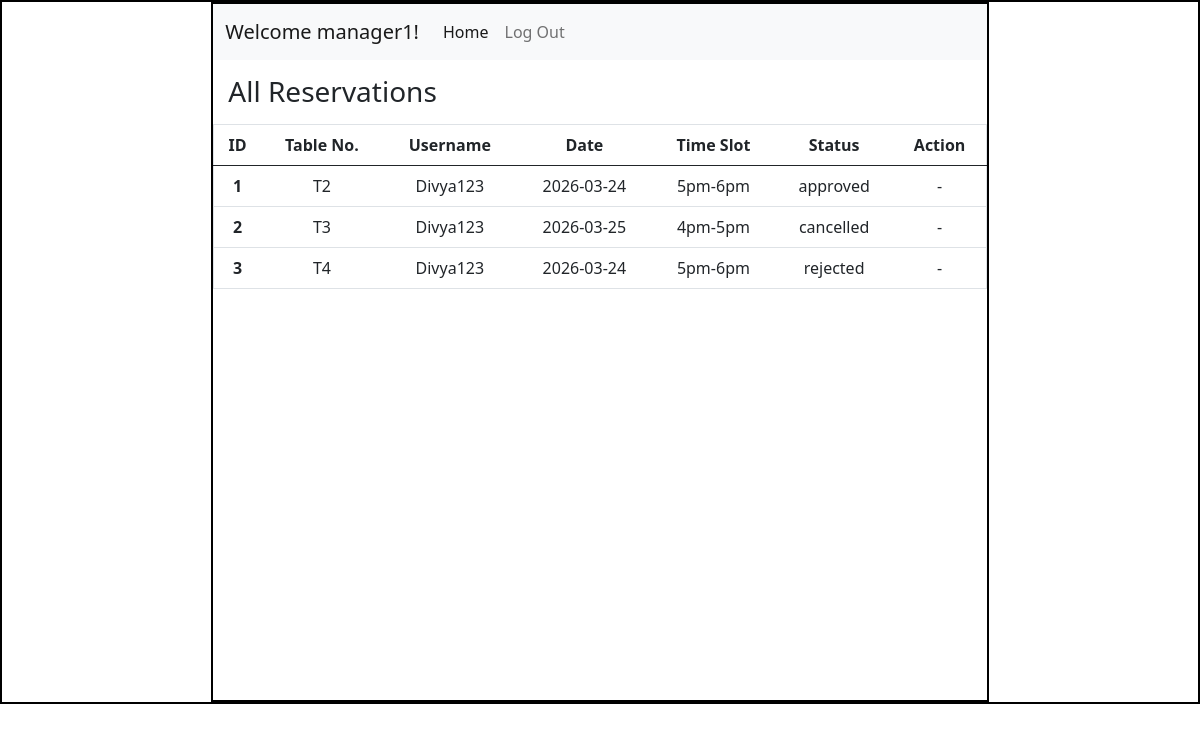
The app's page /manager/requests with its own data.
### application/models.py (models this page shows)
class User(db.Model):
  id = db.Column(db.Integer(), primary_key=True)
  username = db.Column(db.String(),unique=True, nullable=False)
  email = db.Column(db.String(),unique=True, nullable=False)
  password = db.Column(db.String(), nullable=False)
  role = db.Column(db.String(), nullable=False, default='customer')
  reservations = db.relationship("Reservation", backref="user")

class Reservation(db.Model):
  id = db.Column(db.Integer(), primary_key=True)
  user_id = db.Column(db.Integer(), db.ForeignKey('user.id'), nullable=False)
  table_id = db.Column(db.Integer(), db.ForeignKey('table.id'), nullable=False)
  date = db.Column(db.String(), nullable=False)
  time_slot = db.Column(db.String(), nullable=False)
  status = db.Column(db.String(), nullable=False, default='pending')

class Table(db.Model):
  id = db.Column(db.Integer(), primary_key=True)
  table_number = db.Column(db.String(), unique=True, nullable=False)
  capacity = db.Column(db.Integer(), nullable=False)
  location = db.Column(db.String(), nullable=False)
  status = db.Column(db.String(), nullable=False, default='available')
  reservations = db.relationship("Reservation", backref="table")

### application/controllers.py (the view)
@app.route("/manager/requests")
def m_requests():
  this_user = User.query.filter_by(role='manager').first()
  all_res = Reservation.query.all()
  return render_template("manager_request.html", this_user=this_user, all_res=all_res)

### templates/manager_request.html (shortened to what this page needs)
<!DOCTYPE html>
<html lang="en">
<head>
  <link rel="stylesheet" href="/static/style.css">
  <link href="https://cdn.jsdelivr.net/npm/bootstrap@5.0.2/dist/css/bootstrap.min.css" rel="stylesheet">
</head>
<body>
  <div id="main">
    <div id="canvas">
      <nav class="navbar navbar-expand-lg navbar-light bg-light">
      <div class="container-fluid">
      <a class="navbar-brand" href="#">Welcome {{this_user.username}}!</a>
      <div class="collapse navbar-collapse" id="navbarSupportedContent">
        <ul class="navbar-nav me-auto mb-2 mb-lg-0">
          <li class="nav-item">
            <a class="nav-link active" aria-current="page" href="/manager">Home</a>
          </li>
          <li class="nav-item">
            <a class="nav-link" href="/login">Log Out</a>
          </li>
        </ul>
       </div>
      </div>
      </nav>
      <div id="content">
        <h3 class="headings">All Reservations</h3>
        <table class="table text-center border">
          <thead>
            <tr>
              <th>ID</th>
              <th>Table No.</th>
              <th>Username</th>
              <th>Date</th>
              <th>Time Slot</th>
              <th>Status</th>
              <th>Action</th>
            </tr>
          </thead>
          <tbody>
            {% for res in all_res %}
            <tr>
              <th>{{res.id}}</th>
              <td>{{res.table.table_number}}</td>
              <td>{{res.user.username}}</td>
              <td>{{res.date}}</td>
              <td>{{res.time_slot}}</td>
              <td>{{res.status}}</td>
              <td>
                {% if res.status == "pending" %}
                <a href="/approve/{{res.id}}" class="btn btn-success mx-2">Approve</a>
                <a href="/reject/{{res.id}}" class="btn btn-danger">Reject</a>
                {% else %}
                   -
                {% endif %}
              </td>
            </tr>
            {% endfor %}
          </tbody>
        </table>
      </div>
    </div>
  </div>
</body>
</html>

### static/style.css (style rules this page uses)
* { margin:0px; }
#main, #canvas { border: 2px solid black; }
#canvas { width:65%; height:700px; margin:auto; }
.headings { margin: 10px; padding:5px; margin-top: 10px; }

### records on screen
User: username "manager1"
Reservation: id "1", table.table_number "T2", user.username "Divya123", date "2026-03-24", time_slot "5pm-6pm", status "approved"
Reservation: id "2", table.table_number "T3", user.username "Divya123", date "2026-03-25", time_slot "4pm-5pm", status "cancelled"
Reservation: id "3", table.table_number "T4", user.username "Divya123", date "2026-03-24", time_slot "5pm-6pm", status "rejected"
